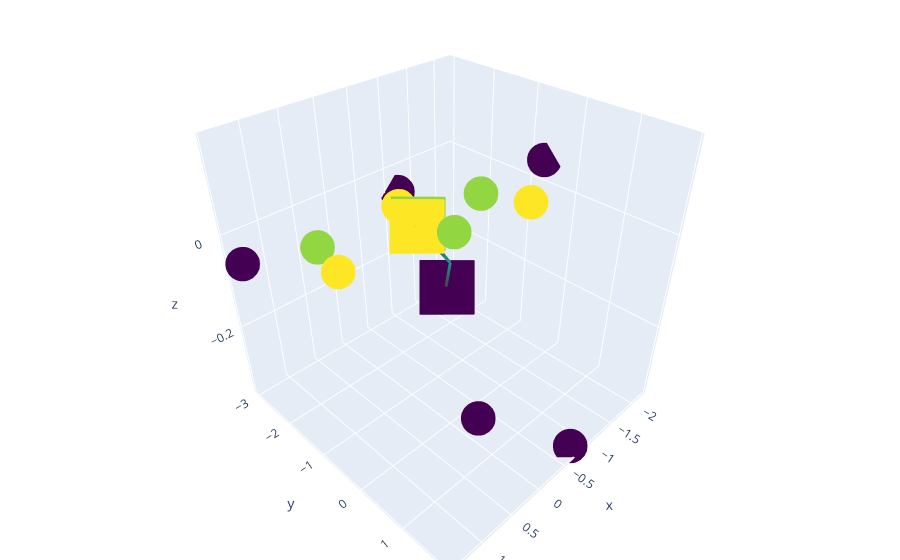

Notebook code for this chart:
### Code cell
# use plotly to plot the 3d graph
import plotly.graph_objects as go

fig = go.Figure(data=[go.Scatter3d(
    x=graph.ndata['R'][:,0],
    y=graph.ndata['R'][:,1],
    z=graph.ndata['R'][:,2],
    mode='markers',
    marker=dict(
        size=12,
        color=graph.ndata['Z'],                # set color to an array/list of desired values
        colorscale='Viridis',   # choose a colorscale
        opacity=1
    )
)])


fig.add_trace(go.Scatter3d(
    x=base[0,:],
    y=base[1,:],
    z=base[2,:],
    mode='markers',
    marker=dict(
        size=20,
        color=[1,6,7],                # set color to an array/list of desired values
        colorscale='Viridis',   # choose a colorscale
        opacity=1,
        symbol = 'square'
    )
))

fig.add_trace(go.Scatter3d(
    x=[0,base[0,0]],
    y=[0,base[1,0]],
    z=[0,base[2,0]],
    mode='lines',
    line=dict(
        color=[1],
        colorscale='Viridis',
        width=6,
    )
))

fig.add_trace(go.Scatter3d(
    x=[0,base[0,1]],
    y=[0,base[1,1]],
    z=[0,base[2,1]],
    mode='lines',
    line=dict(
        color=[6],
        colorscale='Viridis',
        width=6,
    )
))
fig.add_trace(go.Scatter3d(
    x=[0,base[0,2]],
    y=[0,base[1,2]],
    z=[0,base[2,2]],
    mode='lines',
    line=dict(
        color=[7],
        colorscale='Viridis',
        width=6,
    )
))

# supress trace information
fig.update_traces(showlegend=False)




# tight layout
fig.update_layout(margin=dict(l=0, r=0, b=0, t=0))

fig.show()

### Figure 1 — Plotly figure (JSON) as saved in the notebook; plotly's stock layout.template omitted (floating-point values rounded to 4 significant figures)
{"data": [{"marker": {"color": [7, 6, 6, 7, 6, 7, 1, 1, 1, 1, 1], "colorscale": [[0, "#440154"], [0.1111, "#482878"], [0.2222, "#3e4989"], [0.3333, "#31688e"], [0.4444, "#26828e"], [0.5556, "#1f9e89"], [0.6667, "#35b779"], [0.7778, "#6ece58"], [0.8889, "#b5de2b"], [1, "#fde725"]], "opacity": 1, "size": 12}, "mode": "markers", "showlegend": false, "type": "scatter3d", "x": [0.01028, -0.04213, -1.137, -0.6055, 0.7433, 1.12, 0.9206, -0.7157, -2.198, -1.131, 1.403], "y": [1.404, 0.01132, -0.8203, -2.101, -1.981, -0.7193, 1.746, 1.879, -0.6396, -2.958, -2.834], "z": [0.1685, 0.05531, 0.02957, -0.01977, -0.0179, 0.02378, -0.1126, -0.3511, 0.05035, -0.05269, -0.05036]}, {"marker": {"color": [1, 6, 7], "colorscale": [[0, "#440154"], [0.1111, "#482878"], [0.2222, "#3e4989"], [0.3333, "#31688e"], [0.4444, "#26828e"], [0.5556, "#1f9e89"], [0.6667, "#35b779"], [0.7778, "#6ece58"], [0.8889, "#b5de2b"], [1, "#fde725"]], "opacity": 1, "size": 20, "symbol": "square"}, "mode": "markers", "showlegend": false, "type": "scatter3d", "x": [-0.3441, -0.1454, 0.175], "y": [-0.5615, -0.9299, -0.4721], "z": [-0.1033, 0.02233, 0.0575]}, {"line": {"color": [1], "colorscale": [[0, "#440154"], [0.1111, "#482878"], [0.2222, "#3e4989"], [0.3333, "#31688e"], [0.4444, "#26828e"], [0.5556, "#1f9e89"], [0.6667, "#35b779"], [0.7778, "#6ece58"], [0.8889, "#b5de2b"], [1, "#fde725"]], "width": 6}, "mode": "lines", "showlegend": false, "type": "scatter3d", "x": [0, -0.3441], "y": [0, -0.5615], "z": [0, -0.1033]}, {"line": {"color": [6], "colorscale": [[0, "#440154"], [0.1111, "#482878"], [0.2222, "#3e4989"], [0.3333, "#31688e"], [0.4444, "#26828e"], [0.5556, "#1f9e89"], [0.6667, "#35b779"], [0.7778, "#6ece58"], [0.8889, "#b5de2b"], [1, "#fde725"]], "width": 6}, "mode": "lines", "showlegend": false, "type": "scatter3d", "x": [0, -0.1454], "y": [0, -0.9299], "z": [0, 0.02233]}, {"line": {"color": [7], "colorscale": [[0, "#440154"], [0.1111, "#482878"], [0.2222, "#3e4989"], [0.3333, "#31688e"], [0.4444, "#26828e"], [0.5556, "#1f9e89"], [0.6667, "#35b779"], [0.7778, "#6ece58"], [0.8889, "#b5de2b"], [1, "#fde725"]], "width": 6}, "mode": "lines", "showlegend": false, "type": "scatter3d", "x": [0, 0.175], "y": [0, -0.4721], "z": [0, 0.0575]}], "layout": {"margin": {"b": 0, "l": 0, "r": 0, "t": 0}}}
